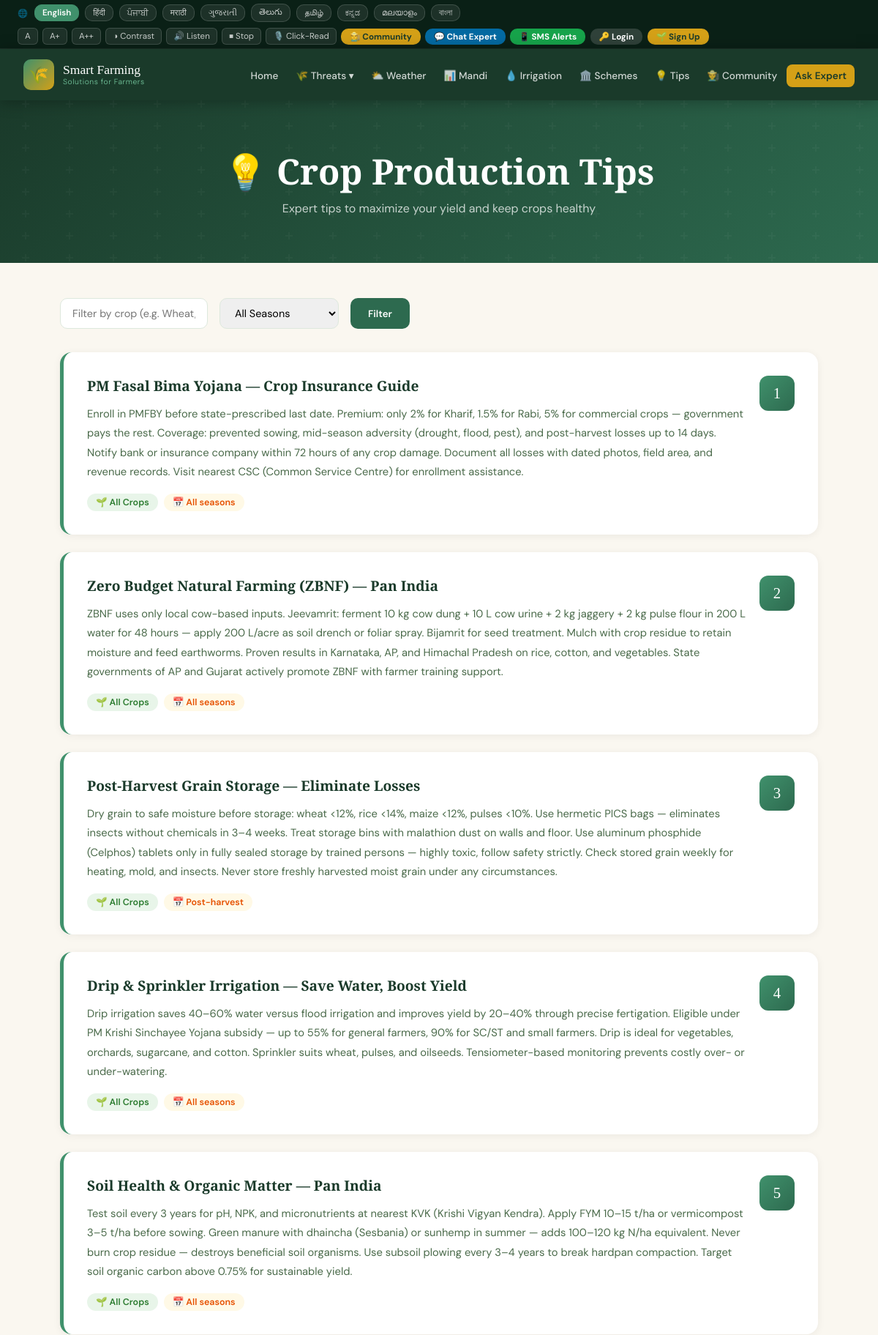
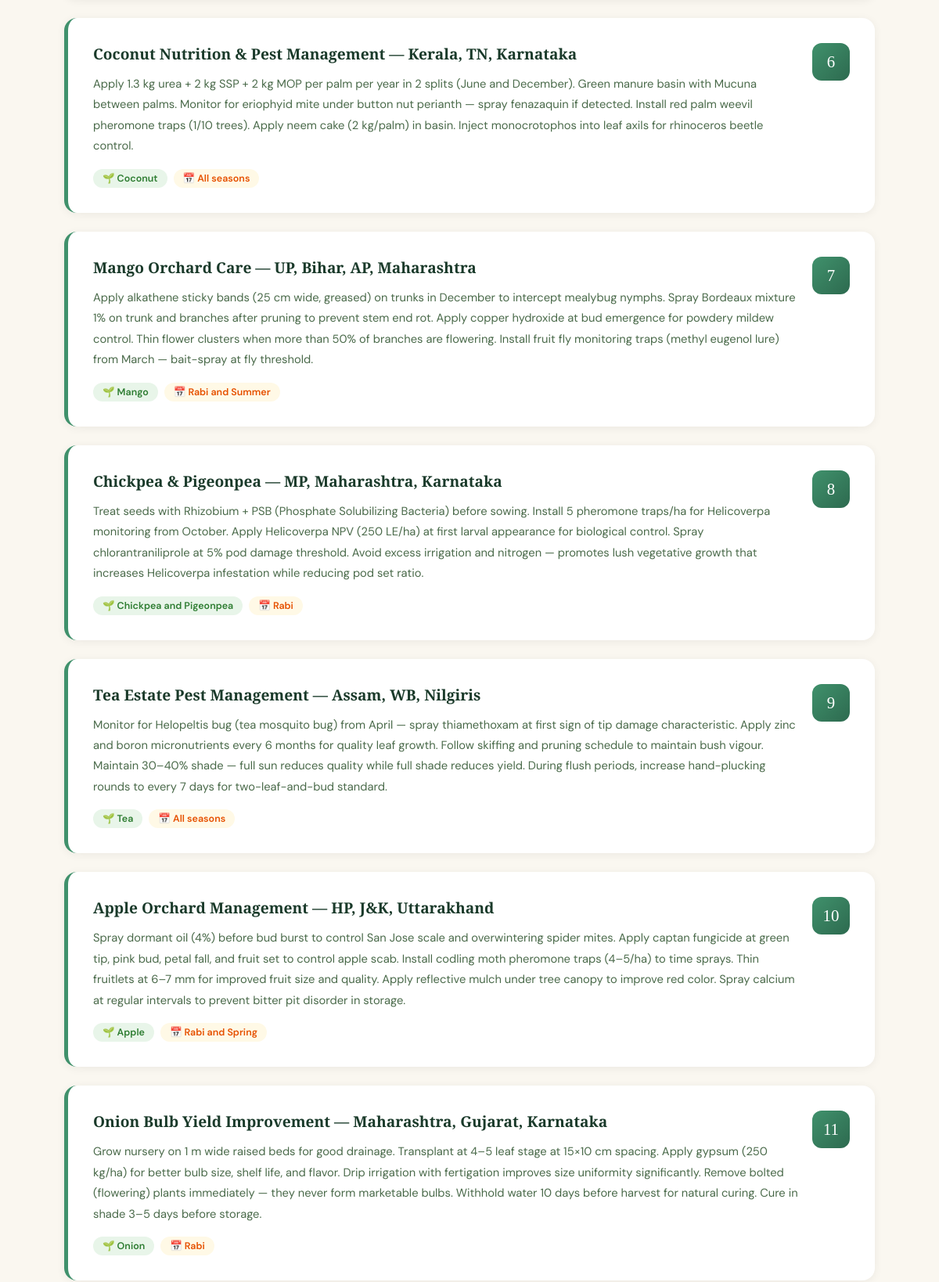
The app's page /crop-tips/ (upper part) with its own data (2 pictures, top to bottom).
### farming/models.py (models this page shows, shortened)
class CropTip(models.Model):
    title = models.CharField(max_length=300)
    content = models.TextField()
    crop_type = models.CharField(max_length=100)
    season = models.CharField(max_length=50)
    created_at = models.DateTimeField(auto_now_add=True)
    class Meta:
        ordering = ['-created_at']

### farming/views.py (the view)
# urls.py: path('crop-tips/', views.crop_tips, name='crop_tips'),
def crop_tips(request):
    season = request.GET.get('season', '')
    crop_type = request.GET.get('crop_type', '')
    tips = CropTip.objects.all()
    if season:
        tips = tips.filter(season__icontains=season)
    if crop_type:
        tips = tips.filter(crop_type__icontains=crop_type)
    return render(request, 'farming/crop_tips.html', {'tips': tips, 'season': season, 'crop_type': crop_type})

### farming/templates/farming/crop_tips.html (shortened to what this page needs)
{% extends 'farming/base.html' %}
{% block content %}
<div class="page-header">
    <h1>💡 Crop Production Tips</h1>
    <p>Expert tips to maximize your yield and keep crops healthy</p>
</div>
<div class="tips-wrapper">
    <form method="get" class="filter-row">
        <input type="text" name="crop_type" value="{{ crop_type }}" placeholder="Filter by crop (e.g. Wheat, Rice)">
        <select name="season">
            <option value="">All Seasons</option>
        </select>
        <button type="submit">Filter</button>
    </form>
    <div class="tips-list">
        {% for tip in tips %}
        <div class="tip-item">
            <div>
                <h3 class="tip-title">{{ tip.title }}</h3>
                <p class="tip-content">{{ tip.content }}</p>
                <div class="tip-meta">
                    <span class="tip-tag">🌱 {{ tip.crop_type }}</span>
                    <span class="tip-season-tag">📅 {{ tip.season }}</span>
                </div>
            </div>
            <div class="tip-num">{{ forloop.counter }}</div>
        </div>
        {% empty %}
        <div style="text-align:center;padding:3rem;color:#888;">
            <p>No tips found. Try changing your filters.</p>
        </div>
        {% endfor %}
    </div>
</div>
{% endblock %}

### farming/templates/farming/base.html (style rules this page uses)
:root { --green-deep: #1a3a2a; --green-mid: #2d6a4f; --green-bright: #40916c; --green-light: #74c69d; --gold: #d4a017; --gold-light: #f4c842; --cream: #faf7f0; --white: #ffffff; --text-dark: #1a2018; --shadow: 0 8px 32px rgba(26,58,42,0.15); --shadow-lg: 0 20px 60px rgba(26,58,42,0.2); --wildlife: #c44b4b; --pest: #c47a1a; --weed: #3a7a3a; }
* { margin: 0; padding: 0; box-sizing: border-box; }
body { font-family: 'DM Sans', sans-serif; background: var(--cream); color: var(--text-dark); min-height: 100vh; }
.page-header { background: linear-gradient(135deg, var(--green-deep) 0%, var(--green-mid) 100%); padding: 4rem 2rem; text-align: center; position: relative; overflow: hidden; }
.page-header::before { content: ''; position: absolute; inset: 0; }
.page-header h1 { font-family: 'Playfair Display', serif; color: white; font-size: clamp(1.8rem,4vw,3rem); position: relative; margin-bottom: 0.5rem; }
.page-header p { color: rgba(255,255,255,0.75); font-size: 1rem; position: relative; }

### farming/templates/farming/crop_tips.html (style rules this page uses)
.tips-wrapper { max-width: 1100px; margin: 3rem auto; padding: 0 2rem; }
.filter-row { display: flex; gap: 1rem; margin-bottom: 2rem; flex-wrap: wrap; }
.filter-row input, .filter-row select { padding: 10px 16px; border: 1.5px solid #dde8dd; border-radius: 10px; font-family: 'DM Sans', sans-serif; font-size: 0.9rem; outline: none; }
.filter-row button { background: var(--green-mid); color: white; border: none; padding: 10px 24px; border-radius: 10px; cursor: pointer; font-family: 'DM Sans', sans-serif; font-weight: 600; }
.tips-list { display: flex; flex-direction: column; gap: 1.5rem; }
.tip-item { background: white; border-radius: 16px; padding: 2rem; box-shadow: 0 2px 12px rgba(0,0,0,0.06); border-left: 5px solid var(--green-bright); display: grid; grid-template-columns: 1fr auto; gap: 1rem; align-items: start; }
.tip-title { font-family: 'Playfair Display', serif; font-size: 1.2rem; color: var(--green-deep); margin-bottom: 0.75rem; }
.tip-content { color: #4a6a4a; line-height: 1.8; font-size: 0.92rem; }
.tip-meta { display: flex; gap: 0.5rem; margin-top: 1rem; flex-wrap: wrap; }
.tip-tag { background: #e8f5e9; color: #2e7d32; padding: 4px 12px; border-radius: 20px; font-size: 0.78rem; font-weight: 600; }
.tip-season-tag { background: #fff9e6; color: #e65100; padding: 4px 12px; border-radius: 20px; font-size: 0.78rem; font-weight: 600; }
.tip-num { width: 48px; height: 48px; background: linear-gradient(135deg, var(--green-bright), var(--green-mid)); border-radius: 12px; display: flex; align-items: center; justify-content: center; color: white; font-family: 'Playfair Display', serif; font-size: 1.3rem; flex-shrink: 0; }

### records on screen
CropTip: title "PM Fasal Bima Yojana — Crop Insurance Guide", content "Enroll in PMFBY before state-prescribed last date. Premium: only 2% for Kharif, 1.5% for Rabi, 5% for commercial crops — government pays the rest. Coverage: prevented sowing, mid-season adversity (drought, flood, pest), and post-harvest losses up to 14 days. Notify bank or insurance company within 72 hours of any crop damage. Document all losses with dated photos, field area, and revenue records. Visit nearest CSC (Common Service Centre) for enrollment assistance.", crop_type "All Crops", season "All seasons"
CropTip: title "Zero Budget Natural Farming (ZBNF) — Pan India", content "ZBNF uses only local cow-based inputs. Jeevamrit: ferment 10 kg cow dung + 10 L cow urine + 2 kg jaggery + 2 kg pulse flour in 200 L water for 48 hours — apply 200 L/acre as soil drench or foliar spray. Bijamrit for seed treatment. Mulch with crop residue to retain moisture and feed earthworms. Proven results in Karnataka, AP, and Himachal Pradesh on rice, cotton, and vegetables. State governments of AP and Gujarat actively promote ZBNF with farmer training support.", crop_type "All Crops", season "All seasons"
CropTip: title "Post-Harvest Grain Storage — Eliminate Losses", content "Dry grain to safe moisture before storage: wheat <12%, rice <14%, maize <12%, pulses <10%. Use hermetic PICS bags — eliminates insects without chemicals in 3–4 weeks. Treat storage bins with malathion dust on walls and floor. Use aluminum phosphide (Celphos) tablets only in fully sealed storage by trained persons — highly toxic, follow safety strictly. Check stored grain weekly for heating, mold, and insects. Never store freshly harvested moist grain under any circumstances.", crop_type "All Crops", season "Post-harvest"
CropTip: title "Drip & Sprinkler Irrigation — Save Water, Boost Yield", content "Drip irrigation saves 40–60% water versus flood irrigation and improves yield by 20–40% through precise fertigation. Eligible under PM Krishi Sinchayee Yojana subsidy — up to 55% for general farmers, 90% for SC/ST and small farmers. Drip is ideal for vegetables, orchards, sugarcane, and cotton. Sprinkler suits wheat, pulses, and oilseeds. Tensiometer-based monitoring prevents costly over- or under-watering.", crop_type "All Crops", season "All seasons"
CropTip: title "Soil Health & Organic Matter — Pan India", content "Test soil every 3 years for pH, NPK, and micronutrients at nearest KVK (Krishi Vigyan Kendra). Apply FYM 10–15 t/ha or vermicompost 3–5 t/ha before sowing. Green manure with dhaincha (Sesbania) or sunhemp in summer — adds 100–120 kg N/ha equivalent. Never burn crop residue — destroys beneficial soil organisms. Use subsoil plowing every 3–4 years to break hardpan compaction. Target soil organic carbon above 0.75% for sustainable yield.", crop_type "All Crops", season "All seasons"
CropTip: title "Coconut Nutrition & Pest Management — Kerala, TN, Karnataka", content "Apply 1.3 kg urea + 2 kg SSP + 2 kg MOP per palm per year in 2 splits (June and December). Green manure basin with Mucuna between palms. Monitor for eriophyid mite under button nut perianth — spray fenazaquin if detected. Install red palm weevil pheromone traps (1/10 trees). Apply neem cake (2 kg/palm) in basin. Inject monocrotophos into leaf axils for rhinoceros beetle control.", crop_type "Coconut", season "All seasons"
CropTip: title "Mango Orchard Care — UP, Bihar, AP, Maharashtra", content "Apply alkathene sticky bands (25 cm wide, greased) on trunks in December to intercept mealybug nymphs. Spray Bordeaux mixture 1% on trunk and branches after pruning to prevent stem end rot. Apply copper hydroxide at bud emergence for powdery mildew control. Thin flower clusters when more than 50% of branches are flowering. Install fruit fly monitoring traps (methyl eugenol lure) from March — bait-spray at fly threshold.", crop_type "Mango", season "Rabi and Summer"
CropTip: title "Chickpea & Pigeonpea — MP, Maharashtra, Karnataka", content "Treat seeds with Rhizobium + PSB (Phosphate Solubilizing Bacteria) before sowing. Install 5 pheromone traps/ha for Helicoverpa monitoring from October. Apply Helicoverpa NPV (250 LE/ha) at first larval appearance for biological control. Spray chlorantraniliprole at 5% pod damage threshold. Avoid excess irrigation and nitrogen — promotes lush vegetative growth that increases Helicoverpa infestation while reducing pod set ratio.", crop_type "Chickpea and Pigeonpea", season "Rabi"
CropTip: title "Tea Estate Pest Management — Assam, WB, Nilgiris", content "Monitor for Helopeltis bug (tea mosquito bug) from April — spray thiamethoxam at first sign of tip damage characteristic. Apply zinc and boron micronutrients every 6 months for quality leaf growth. Follow skiffing and pruning schedule to maintain bush vigour. Maintain 30–40% shade — full sun reduces quality while full shade reduces yield. During flush periods, increase hand-plucking rounds to every 7 days for two-leaf-and-bud standard.", crop_type "Tea", season "All seasons"
CropTip: title "Apple Orchard Management — HP, J&K, Uttarakhand", content "Spray dormant oil (4%) before bud burst to control San Jose scale and overwintering spider mites. Apply captan fungicide at green tip, pink bud, petal fall, and fruit set to control apple scab. Install codling moth pheromone traps (4–5/ha) to time sprays. Thin fruitlets at 6–7 mm for improved fruit size and quality. Apply reflective mulch under tree canopy to improve red color. Spray calcium at regular intervals to prevent bitter pit disorder in storage.", crop_type "Apple", season "Rabi and Spring"
CropTip: title "Onion Bulb Yield Improvement — Maharashtra, Gujarat, Karnataka", content "Grow nursery on 1 m wide raised beds for good drainage. Transplant at 4–5 leaf stage at 15×10 cm spacing. Apply gypsum (250 kg/ha) for better bulb size, shelf life, and flavor. Drip irrigation with fertigation improves size uniformity significantly. Remove bolted (flowering) plants immediately — they never form marketable bulbs. Withhold water 10 days before harvest for natural curing. Cure in shade 3–5 days before storage.", crop_type "Onion", season "Rabi"
